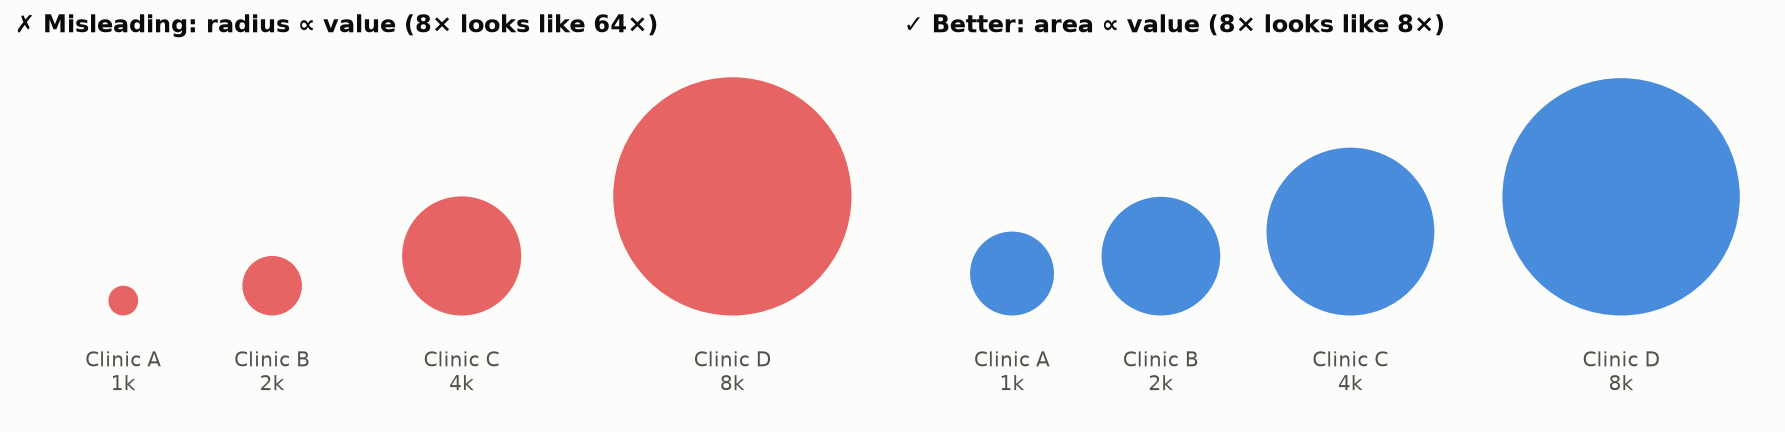

This chart was generated by the following Python code:
"""
Bubble Scaled by Radius vs. by Area  -  family: Bad vs. good

DESIGN PURPOSE
Readers judge a circle by its area. If the radius (or diameter) is made
proportional to the value, the area grows with the square of the value, so a
value twice as large looks four times as large and an 8× difference looks like
a 64× difference.

WHEN TO USE
  - Scale bubble AREA proportional to value (radius ∝ √value) in bubble
    charts, bubble maps and packed circles
  - Use bars instead when precise comparison matters, since people
    underestimate area differences even when area is scaled correctly

AVOID WHEN
  - Hand-built bubble charts that set radius or diameter from the value
  - Icons or pictograms scaled in both width and height by the value

ALTERNATIVES
  - Bar chart (precise comparison)
  - Area-scaled bubbles with a size legend
  - Pictogram / isotype (count icons instead of scaling one)

EXAMPLE
Annual patient volume of four clinics (1k, 2k, 4k and 8k).

Run:  python bubble_radius_scaling.py
"""
import sys
from pathlib import Path

import numpy as np
import pandas as pd
import matplotlib.pyplot as plt

# Library style: categorical colors in fixed order, recessive axes, hairline grid.
PALETTE = ["#2a78d6", "#eb6834", "#1baf7a", "#eda100",
           "#e87ba4", "#008300", "#6250d6", "#e34948"]
SEQ_CMAP = "Blues"      # sequential: one hue, light -> dark
DIV_CMAP = "RdBu_r"     # diverging: two opposite hues, neutral midpoint
GRAY = "#b8b7b1"        # de-emphasised marks
plt.rcParams.update({
    "figure.figsize": (8, 4.8), "figure.dpi": 110, "figure.facecolor": "#fcfcfb",
    "axes.facecolor": "#fcfcfb", "axes.edgecolor": "#c9c8c3", "axes.linewidth": 0.8,
    "axes.spines.top": False, "axes.spines.right": False,
    "axes.grid": True, "grid.color": "#e6e5e1", "grid.linewidth": 0.6, "axes.axisbelow": True,
    "axes.prop_cycle": plt.cycler(color=PALETTE),
    "axes.titlesize": 13, "axes.titleweight": "bold", "axes.titlelocation": "left",
    "axes.labelcolor": "#52514e", "xtick.color": "#52514e", "ytick.color": "#52514e",
    "text.color": "#0b0b0b", "font.size": 10, "lines.linewidth": 2,
    "legend.frameon": False,
})

# --- Example data ------------------------------------------------------------
df = pd.DataFrame({"clinic": ["Clinic A", "Clinic B", "Clinic C", "Clinic D"],
                   "patients_k": [1, 2, 4, 8]})
df

# --- Plot --------------------------------------------------------------------
fig, (ax1, ax2) = plt.subplots(1, 2, figsize=(12, 4.6))
xs = np.array([0.5, 1.6, 3.0, 5.0])
for ax, mode in [(ax1, "radius"), (ax2, "area")]:
    v = df["patients_k"].to_numpy()
    radius = 0.11 * v if mode == "radius" else 0.31 * np.sqrt(v)   # data units
    for x, r, name, val in zip(xs, radius, df["clinic"], v):
        ax.add_patch(plt.Circle((x, r), r, color=PALETTE[0] if mode == "area" else PALETTE[7],
                                alpha=0.85, linewidth=0))
        ax.text(x, -0.25, f"{name}\n{val}k", ha="center", va="top", fontsize=9.5, color="#52514e")
    ax.set_xlim(-0.3, 6.1)
    ax.set_ylim(-0.75, 2.0)
    ax.set_aspect("equal")
    ax.axis("off")
ax1.set_title("✗ Misleading: radius ∝ value (8× looks like 64×)", fontsize=11.5)
ax2.set_title("✓ Better: area ∝ value (8× looks like 8×)", fontsize=11.5)
fig.tight_layout()

# --- Save / show -------------------------------------------------------------
out = Path(__file__).with_name(Path(__file__).stem + ".png")
fig.savefig(out, dpi=150, bbox_inches="tight")
print(f"saved {out}")
if "--no-show" not in sys.argv:
    plt.show()
